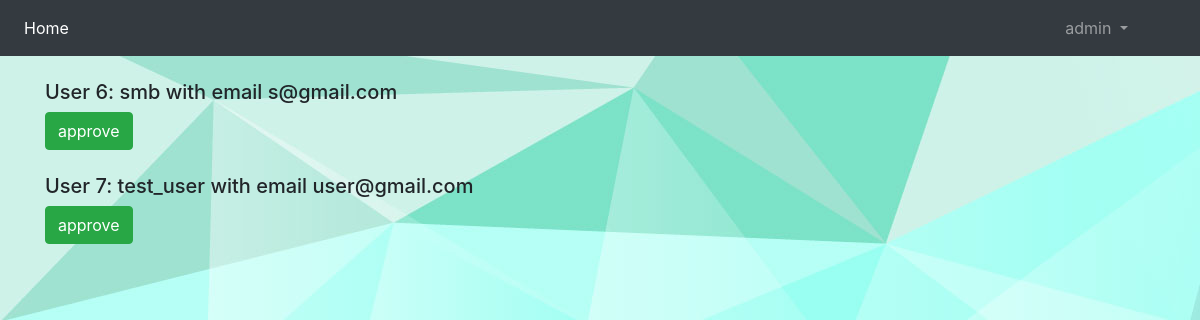
/users/new_users (signed in), run on the app's committed database.
### users/models.py (models this page shows, shortened)
class User(AbstractUser):
    active = models.BooleanField(blank=True, null=True, default=False)

### users/views.py (the view, shortened to what this page needs)
# urls.py: path('new_users', UserListView.as_view(), name='new_users'),
class UserListView(ListView):
    model = models.User

### users/templates/users/user_list.html (shortened to what this page needs)
{% extends 'cards/base.html' %}
{% block content%}
    <div class="container">
        {% for user in user_list %}
            {% if user.active == False %}
                <h5><br>User {{ user.id }}: {{ user.username }} with email {{ user.email }} </h5>
           <td><form action="" method="post">
            <input class="btn btn-success" type="submit" name="action" value="approve">
            </form></td>
            {% endif %}
        {% endfor %}
    </div>
{% endblock %}

### cards/templates/cards/base.html (shortened to what this page needs)
{% load static %}
<!doctype html>
<html lang="en">
<head>
    <link rel="stylesheet" href="https://stackpath.bootstrapcdn.com/bootstrap/4.5.0/css/bootstrap.min.css"
>
</head>
<body>
<nav class="navbar navbar-expand-lg navbar-dark bg-dark">
    <div class="collapse navbar-collapse" id="navbarSupportedContent">
        <ul class="navbar-nav mr-auto">
            <li class="nav-item active">
                <a class="nav-link" href="{% url 'homepage' %}">Home <span class="sr-only">(current)</span></a>
            </li>
        </ul>
        {% if user.is_authenticated %}
            <ul class="navbar-nav mr-5">
                <li class="nav-item dropdown">
                    <a class="nav-link dropdown-toggle" href="#" id="navbarDropdown" role="button"
                       data-toggle="dropdown"
                       aria-haspopup="true" aria-expanded="false">
                        {{ user.username }}
                    </a>
                </li>
            </ul>
        {% else %}
            <a class="nav-link" href="{% url 'login' %}">Login</a> |
            <a class="nav-link" href="{% url 'register' %}">Register</a>
        {% endif %}
    </div>
</nav>
{% block content %}{% endblock %}
</body>
</html>

### data on the page
User: username "admin"
User: id "6", username "smb", email "s@gmail.com"
User: id "7", username "test_user", email "user@gmail.com"
